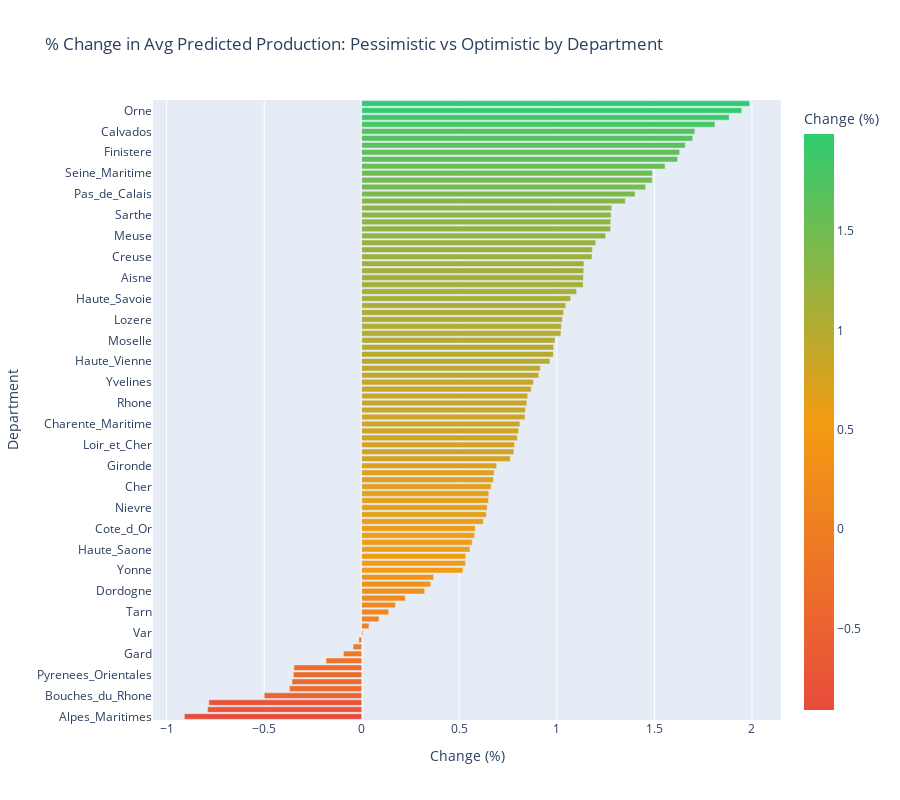

Notebook code for this chart:
### Code cell
# 5. Percentage change in average production: Pessimistic vs Optimistic by department
avg_dept = (
    df_all
    .groupby(["department", "scenario"])["predicted_production"]
    .mean()
    .reset_index()
)

pivot = avg_dept.pivot(index="department", columns="scenario", values="predicted_production")
pivot["Pessimistic vs Optimistic (%)"] = (
    (pivot["Pessimistic (SSP5-8.5)"] - pivot["Optimistic (SSP1-2.6)"]) / pivot["Optimistic (SSP1-2.6)"] * 100
)

change_df = pivot[["Pessimistic vs Optimistic (%)"]].reset_index()

fig5 = px.bar(
    change_df.sort_values("Pessimistic vs Optimistic (%)"),
    x="Pessimistic vs Optimistic (%)",
    y="department",
    orientation="h",
    title="% Change in Avg Predicted Production: Pessimistic vs Optimistic by Department",
    labels={"department": "Department", "Pessimistic vs Optimistic (%)": "Change (%)"},
    color="Pessimistic vs Optimistic (%)",
    color_continuous_scale=["#e74c3c", "#f39c12", "#2ecc71"],
    height=800,
)
fig5.update_layout(yaxis={"categoryorder": "total ascending"})
fig5.show()

### Figure 1 — Plotly figure (JSON) as saved in the notebook; plotly's stock layout.template omitted (floating-point values rounded to 4 significant figures)
{"data": [{"hovertemplate": "Change (%)=%{marker.color}<br>Department=%{y}<extra></extra>", "legendgroup": "", "marker": {"color": [-0.9088, -0.7895, -0.7834, -0.4996, -0.3702, -0.3574, -0.3505, -0.3475, -0.1829, -0.09358, -0.04426, -0.01479, 0.005716, 0.03705, 0.08837, 0.138, 0.1726, 0.2233, 0.3226, 0.3532, 0.3685, 0.5183, 0.5322, 0.5329, 0.555, 0.566, 0.5781, 0.5818, 0.6231, 0.6386, 0.6431, 0.6501, 0.6511, 0.6632, 0.675, 0.6786, 0.6914, 0.7621, 0.78, 0.783, 0.7971, 0.8036, 0.8105, 0.8368, 0.8384, 0.8463, 0.851, 0.8688, 0.8803, 0.9078, 0.9156, 0.9644, 0.9819, 0.9837, 0.9908, 1.021, 1.023, 1.029, 1.035, 1.045, 1.071, 1.101, 1.135, 1.137, 1.138, 1.139, 1.18, 1.182, 1.199, 1.25, 1.276, 1.276, 1.278, 1.282, 1.351, 1.401, 1.455, 1.489, 1.49, 1.555, 1.619, 1.63, 1.658, 1.696, 1.707, 1.81, 1.883, 1.947, 1.988], "coloraxis": "coloraxis", "pattern": {"shape": ""}}, "name": "", "orientation": "h", "showlegend": false, "textposition": "auto", "type": "bar", "x": [-0.9088, -0.7895, -0.7834, -0.4996, -0.3702, -0.3574, -0.3505, -0.3475, -0.1829, -0.09358, -0.04426, -0.01479, 0.005716, 0.03705, 0.08837, 0.138, 0.1726, 0.2233, 0.3226, 0.3532, 0.3685, 0.5183, 0.5322, 0.5329, 0.555, 0.566, 0.5781, 0.5818, 0.6231, 0.6386, 0.6431, 0.6501, 0.6511, 0.6632, 0.675, 0.6786, 0.6914, 0.7621, 0.78, 0.783, 0.7971, 0.8036, 0.8105, 0.8368, 0.8384, 0.8463, 0.851, 0.8688, 0.8803, 0.9078, 0.9156, 0.9644, 0.9819, 0.9837, 0.9908, 1.021, 1.023, 1.029, 1.035, 1.045, 1.071, 1.101, 1.135, 1.137, 1.138, 1.139, 1.18, 1.182, 1.199, 1.25, 1.276, 1.276, 1.278, 1.282, 1.351, 1.401, 1.455, 1.489, 1.49, 1.555, 1.619, 1.63, 1.658, 1.696, 1.707, 1.81, 1.883, 1.947, 1.988], "xaxis": "x", "y": ["Alpes_Maritimes", "Hautes_Alpes", "Herault", "Bouches_du_Rhone", "Hautes_pyrenees", "Aude", "Pyrenees_Orientales", "Alpes_de_Haute_Provence", "Pyrenees_Atlantiques", "Gard", "Haute_Garonne", "Vaucluse", "Var", "Gers", "Tarn_et_Garonne", "Tarn", "Lot_et_Garonne", "Ariege", "Dordogne", "Drome", "Aube", "Yonne", "Lot", "Landes", "Haute_Saone", "Loiret", "Ardeche", "Cote_d_Or", "Haute_Marne", "Essonne", "Nievre", "Indre", "Savoie", "Cher", "Aveyron", "Vosges", "Gironde", "Seine_et_Marne", "Jura", "Loir_et_Cher", "Indre_et_Loire", "Isere", "Charente_Maritime", "Vienne", "Ain", "Rhone", "Territoire_de_Belfort", "Allier", "Yvelines", "Saone_et_Loire", "Bas_Rhin", "Haute_Vienne", "Charente", "Eure_et_Loir", "Moselle", "Haut_Rhin", "Puy_de_Dome", "Lozere", "Correze", "Marne", "Haute_Savoie", "Meurthe_et_Moselle", "Loire", "Aisne", "Oise", "Doubs", "Creuse", "Deux_Sevres", "Ardennes", "Meuse", "Morbihan", "Nord", "Sarthe", "Somme", "Vendee", "Pas_de_Calais", "Maine_et_Loire", "Haute_Loire", "Seine_Maritime", "Cantal", "Cotes_d_Armor", "Finistere", "Eure", "Loire_Atlantique", "Calvados", "Manche", "Ille_et_Vilaine", "Orne", "Mayenne"], "yaxis": "y"}], "layout": {"barmode": "relative", "coloraxis": {"colorbar": {"title": {"text": "Change (%)"}}, "colorscale": [[0, "#e74c3c"], [0.5, "#f39c12"], [1, "#2ecc71"]]}, "height": 800, "legend": {"tracegroupgap": 0}, "title": {"text": "% Change in Avg Predicted Production: Pessimistic vs Optimistic by Department"}, "xaxis": {"anchor": "y", "domain": [0, 1], "title": {"text": "Change (%)"}}, "yaxis": {"anchor": "x", "categoryorder": "total ascending", "domain": [0, 1], "title": {"text": "Department"}}}}
